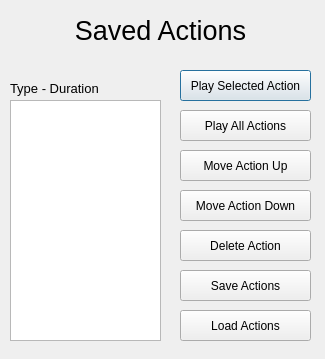
<?xml version="1.0" encoding="UTF-8"?>
<ui version="4.0">
 <class>command_list_window</class>
 <widget class="QDialog" name="command_list_window">
  <property name="geometry">
   <rect>
    <x>0</x>
    <y>0</y>
    <width>325</width>
    <height>359</height>
   </rect>
  </property>
  <property name="minimumSize">
   <size>
    <width>325</width>
    <height>359</height>
   </size>
  </property>
  <property name="maximumSize">
   <size>
    <width>325</width>
    <height>359</height>
   </size>
  </property>
  <property name="windowTitle">
   <string>Saved Actions</string>
  </property>
  <widget class="QListWidget" name="wgt_command_list">
   <property name="geometry">
    <rect>
     <x>10</x>
     <y>100</y>
     <width>151</width>
     <height>241</height>
    </rect>
   </property>
   <property name="font">
    <font>
     <pointsize>10</pointsize>
    </font>
   </property>
  </widget>
  <widget class="QLabel" name="lbl_title">
   <property name="geometry">
    <rect>
     <x>10</x>
     <y>10</y>
     <width>301</width>
     <height>41</height>
    </rect>
   </property>
   <property name="font">
    <font>
     <pointsize>20</pointsize>
    </font>
   </property>
   <property name="text">
    <string>Saved Actions</string>
   </property>
   <property name="alignment">
    <set>Qt::AlignCenter</set>
   </property>
  </widget>
  <widget class="QPushButton" name="btn_play_single">
   <property name="geometry">
    <rect>
     <x>180</x>
     <y>70</y>
     <width>131</width>
     <height>31</height>
    </rect>
   </property>
   <property name="text">
    <string>Play Selected Action</string>
   </property>
  </widget>
  <widget class="QPushButton" name="btn_play_all">
   <property name="geometry">
    <rect>
     <x>180</x>
     <y>110</y>
     <width>131</width>
     <height>31</height>
    </rect>
   </property>
   <property name="text">
    <string>Play All Actions</string>
   </property>
  </widget>
  <widget class="QPushButton" name="btn_move_up">
   <property name="geometry">
    <rect>
     <x>180</x>
     <y>150</y>
     <width>131</width>
     <height>31</height>
    </rect>
   </property>
   <property name="text">
    <string>Move Action Up</string>
   </property>
  </widget>
  <widget class="QPushButton" name="btn_move_down">
   <property name="geometry">
    <rect>
     <x>180</x>
     <y>190</y>
     <width>131</width>
     <height>31</height>
    </rect>
   </property>
   <property name="text">
    <string>Move Action Down</string>
   </property>
  </widget>
  <widget class="QPushButton" name="btn_delete_action">
   <property name="geometry">
    <rect>
     <x>180</x>
     <y>230</y>
     <width>131</width>
     <height>31</height>
    </rect>
   </property>
   <property name="text">
    <string>Delete Action</string>
   </property>
  </widget>
  <widget class="QPushButton" name="btn_save_actions">
   <property name="geometry">
    <rect>
     <x>180</x>
     <y>270</y>
     <width>131</width>
     <height>31</height>
    </rect>
   </property>
   <property name="text">
    <string>Save Actions</string>
   </property>
  </widget>
  <widget class="QPushButton" name="btn_load_actions">
   <property name="geometry">
    <rect>
     <x>180</x>
     <y>310</y>
     <width>131</width>
     <height>31</height>
    </rect>
   </property>
   <property name="text">
    <string>Load Actions</string>
   </property>
  </widget>
  <widget class="QLabel" name="label">
   <property name="geometry">
    <rect>
     <x>10</x>
     <y>80</y>
     <width>151</width>
     <height>16</height>
    </rect>
   </property>
   <property name="font">
    <font>
     <pointsize>10</pointsize>
    </font>
   </property>
   <property name="text">
    <string>Type - Duration</string>
   </property>
  </widget>
 </widget>
 <resources/>
 <connections/>
</ui>
